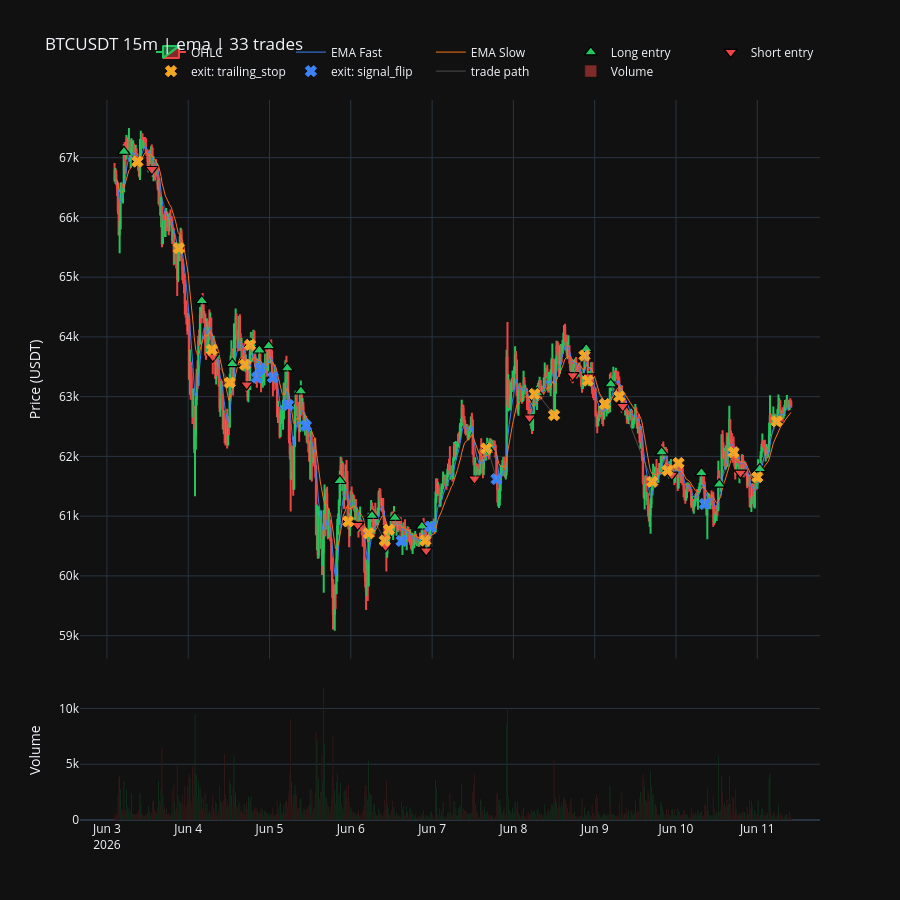

The cell this chart's notebook holds for it:
### Code cell
# EMA + RSI strategy chart — exits coloured by reason (P&L on hover) + entry→exit paths.
prepared = strategy.prepare(df)
build_chart(
    prepared, trades=result.trades,
    title=f"{SYMBOL} {INTERVAL}m | {strategy.name} | {result.total_trades} trades",
).show()

### Figure 1 — Plotly figure (JSON) as saved in the notebook; plotly's stock layout.template omitted (floating-point values rounded to 4 significant figures; data arrays with more than 128 entries replaced by an {"elided": "..."} marker saying what was removed)
{"data": [{"close": {"elided": "800 float values"}, "decreasing": {"line": {"color": "#ef4444"}}, "high": {"elided": "800 float values"}, "increasing": {"line": {"color": "#22c55e"}}, "low": {"elided": "800 float values"}, "name": "OHLC", "open": {"elided": "800 float values"}, "type": "candlestick", "x": {"elided": "800 str values"}, "xaxis": "x", "yaxis": "y"}, {"line": {"color": "#3b82f6", "width": 1}, "mode": "lines", "name": "EMA Fast", "type": "scatter", "x": {"elided": "800 str values"}, "xaxis": "x", "y": {"elided": "800 float values"}, "yaxis": "y"}, {"line": {"color": "#f97316", "width": 1}, "mode": "lines", "name": "EMA Slow", "type": "scatter", "x": {"elided": "800 str values"}, "xaxis": "x", "y": {"elided": "800 float values"}, "yaxis": "y"}, {"hovertemplate": "long entry %{y:,.2f}<br>%{x}<extra></extra>", "marker": {"color": "#22c55e", "line": {"color": "black", "width": 1.2}, "size": 11, "symbol": "triangle-up"}, "mode": "markers", "name": "Long entry", "type": "scatter", "x": ["2026-06-03T05:00:00+00:00", "2026-06-04T04:00:00+00:00", "2026-06-04T13:00:00+00:00", "2026-06-04T18:30:00+00:00", "2026-06-04T21:00:00+00:00", "2026-06-04T23:45:00+00:00", "2026-06-05T05:15:00+00:00", "2026-06-05T09:15:00+00:00", "2026-06-05T20:45:00+00:00", "2026-06-06T06:15:00+00:00", "2026-06-06T13:00:00+00:00", "2026-06-06T21:00:00+00:00", "2026-06-07T16:30:00+00:00", "2026-06-08T07:00:00+00:00", "2026-06-08T21:30:00+00:00", "2026-06-09T04:45:00+00:00", "2026-06-09T19:45:00+00:00", "2026-06-10T07:30:00+00:00", "2026-06-10T12:45:00+00:00", "2026-06-11T00:45:00+00:00"], "xaxis": "x", "y": [67100.0, 64603, 63550.0, 63880.0, 63780.0, 63850.0, 63480.0, 63090.0, 61590.0, 61010.0, 60970.0, 60828, 62120.0, 63060.0, 63800.0, 63210.0, 62070.0, 61730.0, 61530.0, 61790.0], "yaxis": "y"}, {"hovertemplate": "short entry %{y:,.2f}<br>%{x}<extra></extra>", "marker": {"color": "#ef4444", "line": {"color": "black", "width": 1.2}, "size": 11, "symbol": "triangle-down"}, "mode": "markers", "name": "Short entry", "type": "scatter", "x": ["2026-06-03T13:15:00+00:00", "2026-06-04T07:15:00+00:00", "2026-06-04T17:15:00+00:00", "2026-06-06T02:00:00+00:00", "2026-06-06T10:15:00+00:00", "2026-06-06T22:15:00+00:00", "2026-06-07T12:30:00+00:00", "2026-06-08T04:45:00+00:00", "2026-06-08T17:30:00+00:00", "2026-06-08T22:15:00+00:00", "2026-06-09T08:15:00+00:00", "2026-06-09T22:45:00+00:00", "2026-06-10T19:00:00+00:00"], "xaxis": "x", "y": [66810.0, 63670.0, 63202, 60850.0, 60500.0, 60420.0, 61630.0, 62650.0, 63355, 63330.0, 62840.0, 61690.0, 61720.0], "yaxis": "y"}, {"customdata": [-36.8, 185.6, -139.0, 56.27, -14.33, -117.2, -122.5, 10.42, -80.38, -57.59, -50.7, -94.14, -75.03, -70.34, -64.62, -95.2, 60.31, -44.48, 189.1, -61.48, -44.4, 74.8, -0.416, 116.6], "hovertemplate": "exit (trailing_stop) %{y:,.2f}<br>P&L %{customdata:+.1f} bps<br>%{x}<extra></extra>", "marker": {"color": "#f5a623", "line": {"color": "#f5a623", "width": 1}, "size": 10, "symbol": "x"}, "mode": "markers", "name": "exit: trailing_stop", "type": "scatter", "x": ["2026-06-03T09:00:00+00:00", "2026-06-03T21:15:00+00:00", "2026-06-04T07:00:00+00:00", "2026-06-04T12:15:00+00:00", "2026-06-04T16:45:00+00:00", "2026-06-04T18:15:00+00:00", "2026-06-05T23:15:00+00:00", "2026-06-06T05:15:00+00:00", "2026-06-06T10:00:00+00:00", "2026-06-06T11:15:00+00:00", "2026-06-06T22:00:00+00:00", "2026-06-07T16:00:00+00:00", "2026-06-08T06:15:00+00:00", "2026-06-08T12:00:00+00:00", "2026-06-08T21:00:00+00:00", "2026-06-08T22:00:00+00:00", "2026-06-09T03:00:00+00:00", "2026-06-09T07:15:00+00:00", "2026-06-09T17:00:00+00:00", "2026-06-09T21:30:00+00:00", "2026-06-10T00:45:00+00:00", "2026-06-10T17:00:00+00:00", "2026-06-11T00:00:00+00:00", "2026-06-11T05:45:00+00:00"], "xaxis": "x", "y": [66930.0, 65490.0, 63780.0, 63230.0, 63530.0, 63870.0, 60910.0, 60710.0, 60590.0, 60772, 60590.0, 62130.0, 63045, 62690.0, 63690.0, 63270.0, 62880.0, 63000.0, 61580.0, 61760.0, 61890.0, 62070.0, 61650.0, 62590.0], "yaxis": "y"}, {"customdata": [-100.1, -59.71, -94.46, -109.3, -103.6, -75.94, -78.48, -93.24, -96.6], "hovertemplate": "exit (signal_flip) %{y:,.2f}<br>P&L %{customdata:+.1f} bps<br>%{x}<extra></extra>", "marker": {"color": "#3b82f6", "line": {"color": "#3b82f6", "width": 1}, "size": 10, "symbol": "x"}, "mode": "markers", "name": "exit: signal_flip", "type": "scatter", "x": ["2026-06-04T20:15:00+00:00", "2026-06-04T21:15:00+00:00", "2026-06-05T01:00:00+00:00", "2026-06-05T05:30:00+00:00", "2026-06-05T10:45:00+00:00", "2026-06-06T15:00:00+00:00", "2026-06-06T23:30:00+00:00", "2026-06-07T19:00:00+00:00", "2026-06-10T08:30:00+00:00"], "xaxis": "x", "y": [63320.0, 63470.0, 63320.0, 62860.0, 62510.0, 60580.0, 60830.0, 61620.0, 61200.0], "yaxis": "y"}, {"hoverinfo": "skip", "line": {"color": "rgba(148,148,148,0.45)", "width": 1}, "mode": "lines", "name": "trade path", "type": "scatter", "x": ["2026-06-03T05:00:00+00:00", "2026-06-03T09:00:00+00:00", null, "2026-06-03T13:15:00+00:00", "2026-06-03T21:15:00+00:00", null, "2026-06-04T04:00:00+00:00", "2026-06-04T07:00:00+00:00", null, "2026-06-04T07:15:00+00:00", "2026-06-04T12:15:00+00:00", null, "2026-06-04T13:00:00+00:00", "2026-06-04T16:45:00+00:00", null, "2026-06-04T17:15:00+00:00", "2026-06-04T18:15:00+00:00", null, "2026-06-04T18:30:00+00:00", "2026-06-04T20:15:00+00:00", null, "2026-06-04T21:00:00+00:00", "2026-06-04T21:15:00+00:00", null, "2026-06-04T23:45:00+00:00", "2026-06-05T01:00:00+00:00", null, "2026-06-05T05:15:00+00:00", "2026-06-05T05:30:00+00:00", null, "2026-06-05T09:15:00+00:00", "2026-06-05T10:45:00+00:00", null, "2026-06-05T20:45:00+00:00", "2026-06-05T23:15:00+00:00", null, "2026-06-06T02:00:00+00:00", "2026-06-06T05:15:00+00:00", null, "2026-06-06T06:15:00+00:00", "2026-06-06T10:00:00+00:00", null, "2026-06-06T10:15:00+00:00", "2026-06-06T11:15:00+00:00", null, "2026-06-06T13:00:00+00:00", "2026-06-06T15:00:00+00:00", null, "2026-06-06T21:00:00+00:00", "2026-06-06T22:00:00+00:00", null, "2026-06-06T22:15:00+00:00", "2026-06-06T23:30:00+00:00", null, "2026-06-07T12:30:00+00:00", "2026-06-07T16:00:00+00:00", null, "2026-06-07T16:30:00+00:00", "2026-06-07T19:00:00+00:00", null, "2026-06-08T04:45:00+00:00", "2026-06-08T06:15:00+00:00", null, "2026-06-08T07:00:00+00:00", "2026-06-08T12:00:00+00:00", null, "2026-06-08T17:30:00+00:00", "2026-06-08T21:00:00+00:00", null, "2026-06-08T21:30:00+00:00", "2026-06-08T22:00:00+00:00", null, "2026-06-08T22:15:00+00:00", "2026-06-09T03:00:00+00:00", null, "2026-06-09T04:45:00+00:00", "2026-06-09T07:15:00+00:00", null, "2026-06-09T08:15:00+00:00", "2026-06-09T17:00:00+00:00", null, "2026-06-09T19:45:00+00:00", "2026-06-09T21:30:00+00:00", null, "2026-06-09T22:45:00+00:00", "2026-06-10T00:45:00+00:00", null, "2026-06-10T07:30:00+00:00", "2026-06-10T08:30:00+00:00", null, "2026-06-10T12:45:00+00:00", "2026-06-10T17:00:00+00:00", null, "2026-06-10T19:00:00+00:00", "2026-06-11T00:00:00+00:00", null, "2026-06-11T00:45:00+00:00", "2026-06-11T05:45:00+00:00", null], "xaxis": "x", "y": [67100.0, 66930.0, null, 66810.0, 65490.0, null, 64603, 63780.0, null, 63670.0, 63230.0, null, 63550.0, 63530.0, null, 63202, 63870.0, null, 63880.0, 63320.0, null, 63780.0, 63470.0, null, 63850.0, 63320.0, null, 63480.0, 62860.0, null, 63090.0, 62510.0, null, 61590.0, 60910.0, null, 60850.0, 60710.0, null, 61010.0, 60590.0, null, 60500.0, 60772, null, 60970.0, 60580.0, null, 60828, 60590.0, null, 60420.0, 60830.0, null, 61630.0, 62130.0, null, 62120.0, 61620.0, null, 62650.0, 63045, null, 63060.0, 62690.0, null, 63355, 63690.0, null, 63800.0, 63270.0, null, 63330.0, 62880.0, null, 63210.0, 63000.0, null, 62840.0, 61580.0, null, 62070.0, 61760.0, null, 61690.0, 61890.0, null, 61730.0, 61200.0, null, 61530.0, 62070.0, null, 61720.0, 61650.0, null, 61790.0, 62590.0, null], "yaxis": "y"}, {"marker": {"color": {"elided": "800 str values"}}, "name": "Volume", "type": "bar", "x": {"elided": "800 str values"}, "xaxis": "x2", "y": {"elided": "800 float values"}, "yaxis": "y2"}], "layout": {"height": 900, "legend": {"orientation": "h", "x": 1, "xanchor": "right", "y": 1.02, "yanchor": "bottom"}, "showlegend": true, "title": {"text": "BTCUSDT 15m | ema | 33 trades"}, "xaxis": {"anchor": "y", "domain": [0, 1], "matches": "x2", "rangeslider": {"visible": false}, "showticklabels": false}, "xaxis2": {"anchor": "y2", "domain": [0, 1]}, "yaxis": {"anchor": "x", "domain": [0.224, 1], "title": {"text": "Price (USDT)"}}, "yaxis2": {"anchor": "x2", "domain": [0, 0.194], "title": {"text": "Volume"}}}}
